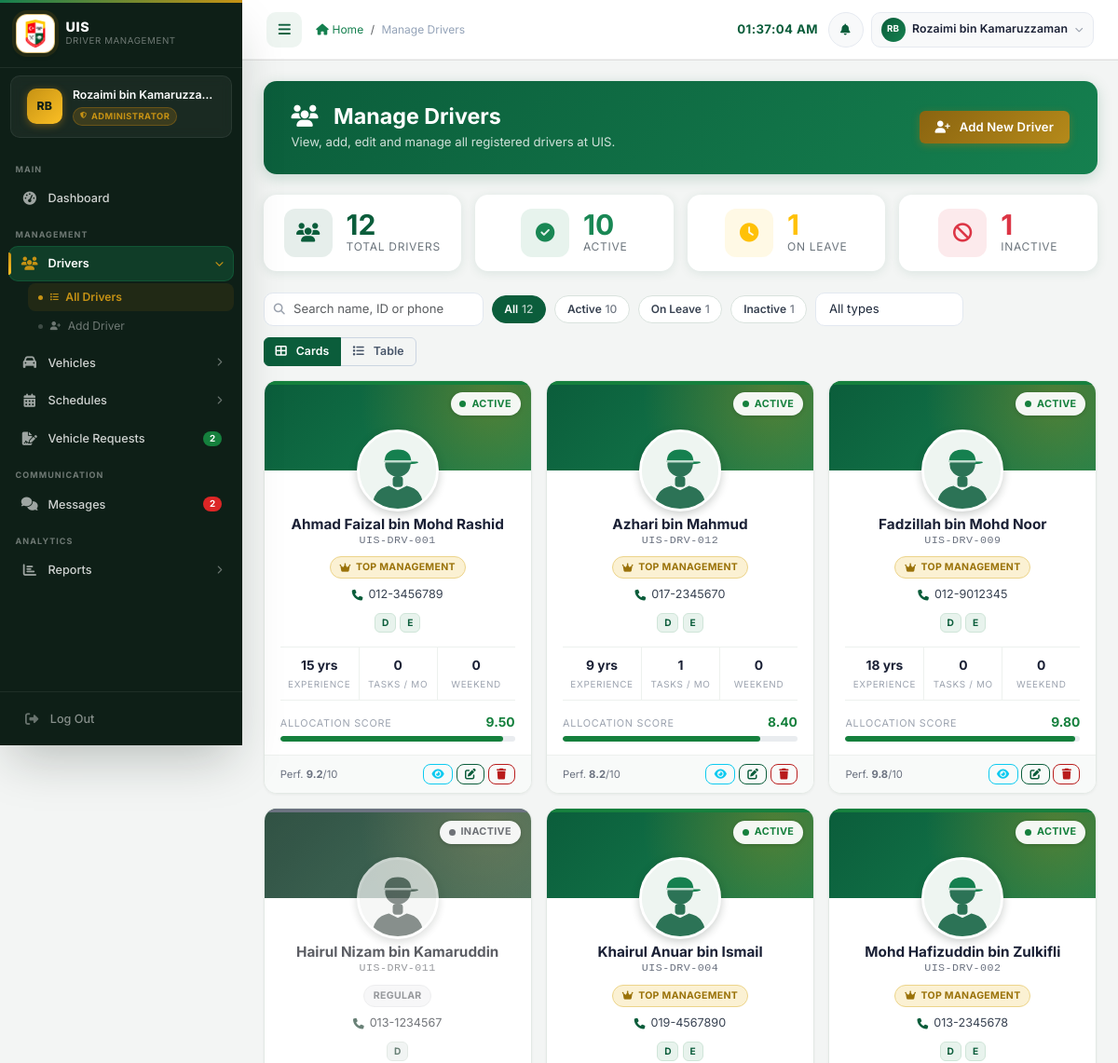
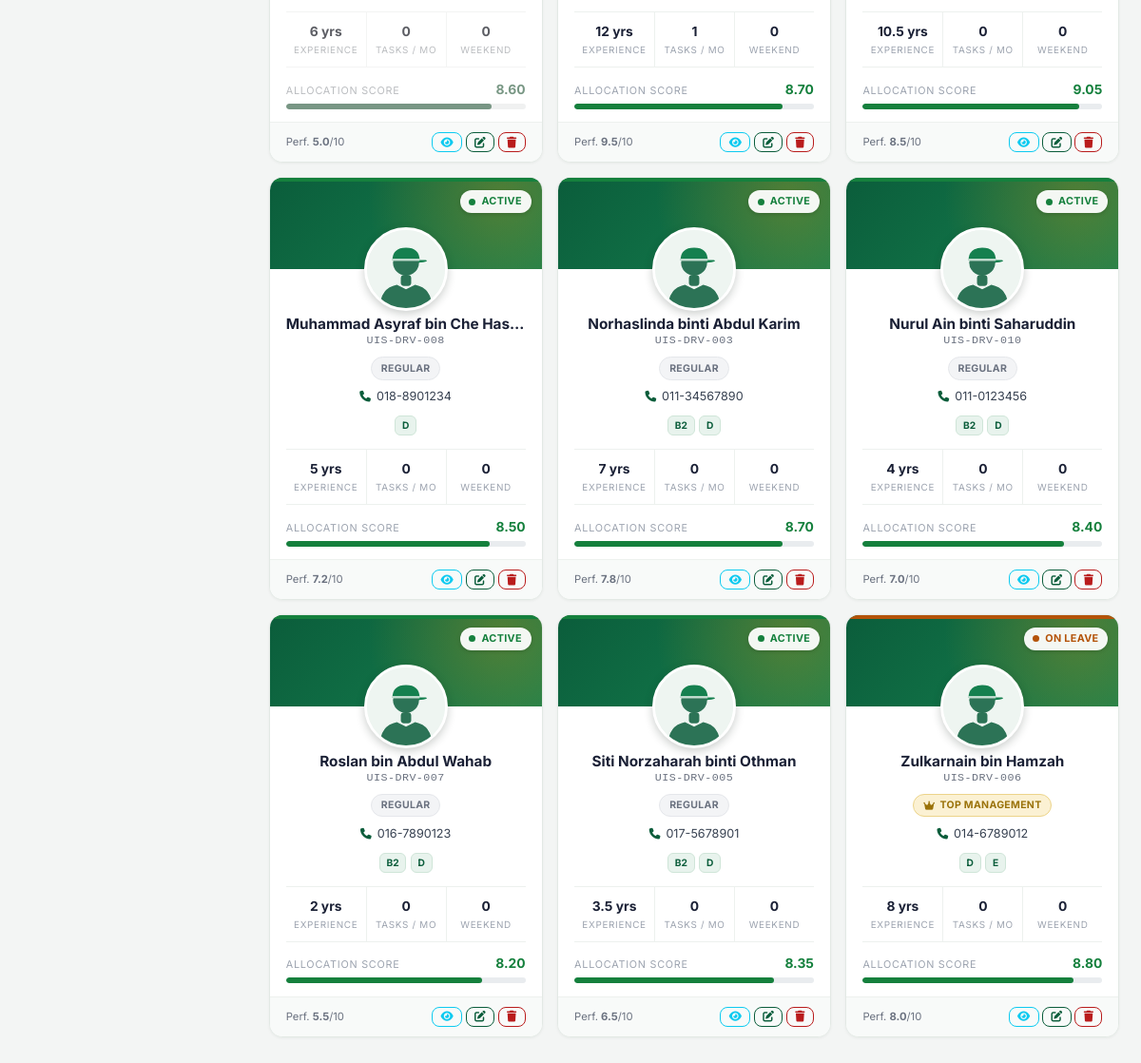
Screenshot of /admin/drivers.php (signed in) with the database file from the repository (2 pictures, top to bottom).
### tables this page shows
CREATE TABLE drivers (
    driver_id           INT             NOT NULL AUTO_INCREMENT,
    employee_id         VARCHAR(20)     NOT NULL,
    name                VARCHAR(100)    NOT NULL,
    phone               VARCHAR(20)     NULL DEFAULT NULL,
    email               VARCHAR(100)    NULL DEFAULT NULL,
    address             TEXT            NULL DEFAULT NULL,
    experience_years    DECIMAL(4,1)    NOT NULL DEFAULT 0,
    performance_score   DECIMAL(5,2)    NOT NULL DEFAULT 5.00  COMMENT '0-10 scale',
    certification_score DECIMAL(5,2)    NOT NULL DEFAULT 5.00  COMMENT '0-10 scale',
    license_number      VARCHAR(50)     NULL DEFAULT NULL,
    license_class       VARCHAR(10)     NULL DEFAULT NULL COMMENT 'comma list: B2,D,E',
    license_expiry      DATE            NULL DEFAULT NULL,
    status              ENUM('active','inactive','on_leave') NOT NULL DEFAULT 'active',
    driver_type         ENUM('top_management','regular') NOT NULL DEFAULT 'regular',
    photo               VARCHAR(255)    NULL DEFAULT NULL COMMENT 'relative path under uploads/drivers/',
    created_at          TIMESTAMP       NOT NULL DEFAULT CURRENT_TIMESTAMP,
    updated_at          TIMESTAMP       NOT NULL DEFAULT CURRENT_TIMESTAMP ON UPDATE CURRENT_TIMESTAMP,
    PRIMARY KEY (driver_id),
    UNIQUE KEY uq_drivers_employee_id (employee_id)
);

### config/database.php (called while the page is built, shortened)
<?php
function driverPhotoUrl(?string $photo): string
{
    return SITE_URL . '/assets/images/drivers/avatar.svg';
}

### admin/drivers.php (the view, shortened to what this page needs)
<?php
require_once '../config/database.php';
$result  = $conn->query("SELECT * FROM drivers ORDER BY name ASC");
$drivers = $result ? $result->fetch_all(MYSQLI_ASSOC) : [];
$total    = count($drivers);
$active   = 0;
$on_leave = 0;
$inactive = 0;
foreach ($drivers as &$d) {
    switch ($d['status']) {
        case 'active':   $active++;   break;
        case 'on_leave': $on_leave++; break;
        case 'inactive': $inactive++; break;
    }
}
?>
<!DOCTYPE html>
<html lang="en">
<head>
    <link href="https://cdn.jsdelivr.net/npm/bootstrap@5.3.0/dist/css/bootstrap.min.css" rel="stylesheet">
    <link href="https://cdnjs.cloudflare.com/ajax/libs/font-awesome/6.4.0/css/all.min.css" rel="stylesheet">
    <link href="https://cdn.datatables.net/1.13.6/css/dataTables.bootstrap5.min.css" rel="stylesheet">
    <link href="<?php echo SITE_URL; ?>/assets/css/style.css" rel="stylesheet">
</head>
<body>
<?php include '../includes/sidebar.php'; ?>
<main class="main-content p-4">
    <div class="page-header d-flex justify-content-between align-items-center flex-wrap gap-3">
        <div>
            <h1><i class="fas fa-users me-2" aria-hidden="true"></i>Manage Drivers</h1>
            <p>View, add, edit and manage all registered drivers at UIS.</p>
        </div>
        <a href="<?php echo SITE_URL; ?>/admin/add_driver.php" class="btn btn-warning fw-semibold">
            <i class="fas fa-user-plus me-1" aria-hidden="true"></i> Add New Driver
        </a>
    </div>
    <div class="row g-3 mb-4">
        <div class="col-6 col-md-3">
            <div class="card stat-card h-100 p-3">
                <div class="d-flex align-items-center gap-3">
                    <div class="stat-icon bg-primary bg-opacity-10 text-primary">
                        <i class="fas fa-users" aria-hidden="true"></i>
                    </div>
                    <div>
                        <div class="stat-value text-primary"><?php echo $total; ?></div>
                        <div class="stat-label">Total Drivers</div>
                    </div>
                </div>
            </div>
        </div>
        <div class="col-6 col-md-3">
            <div class="card stat-card h-100 p-3">
                <div class="d-flex align-items-center gap-3">
                    <div class="stat-icon bg-success bg-opacity-10 text-success">
                        <i class="fas fa-circle-check" aria-hidden="true"></i>
                    </div>
                    <div>
                        <div class="stat-value text-success"><?php echo $active; ?></div>
                        <div class="stat-label">Active</div>
                    </div>
                </div>
            </div>
        </div>
        <div class="col-6 col-md-3">
            <div class="card stat-card h-100 p-3">
                <div class="d-flex align-items-center gap-3">
                    <div class="stat-icon bg-warning bg-opacity-10 text-warning">
                        <i class="fas fa-clock" aria-hidden="true"></i>
                    </div>
                    <div>
                        <div class="stat-value text-warning"><?php echo $on_leave; ?></div>
                        <div class="stat-label">On Leave</div>
                    </div>
                </div>
            </div>
        </div>
        <div class="col-6 col-md-3">
            <div class="card stat-card h-100 p-3">
                <div class="d-flex align-items-center gap-3">
                    <div class="stat-icon bg-danger bg-opacity-10 text-danger">
                        <i class="fas fa-ban" aria-hidden="true"></i>
                    </div>
                    <div>
                        <div class="stat-value text-danger"><?php echo $inactive; ?></div>
                        <div class="stat-label">Inactive</div>
                    </div>
                </div>
            </div>
        </div>
    </div>
    <div class="vtoolbar">
        <div class="vtoolbar-left" id="cardFilters">
            <div class="vsearch">
                <i class="fas fa-magnifying-glass" aria-hidden="true"></i>
                <input type="search" id="dSearch" class="form-control form-control-sm"
                       placeholder="Search name, ID or phone" aria-label="Search drivers">
            </div>
            <button type="button" class="vchip active" data-status="all">All<span class="n"><?php echo $total; ?></span></button>
            <button type="button" class="vchip" data-status="active">Active<span class="n"><?php echo $active; ?></span></button>
            <button type="button" class="vchip" data-status="on_leave">On Leave<span class="n"><?php echo $on_leave; ?></span></button>
            <button type="button" class="vchip" data-status="inactive">Inactive<span class="n"><?php echo $inactive; ?></span></button>
            <select id="dType" class="form-select form-select-sm" style="width:auto;border-radius:10px;" aria-label="Filter by driver type">
                <option value="all">All types</option>
            </select>
        </div>
        <div class="btn-group view-toggle" role="group" aria-label="Switch view">
            <button type="button" class="btn btn-outline-secondary active" data-view="cards"><i class="fas fa-table-cells-large me-1"></i>Cards</button>
            <button type="button" class="btn btn-outline-secondary" data-view="table"><i class="fas fa-list me-1"></i>Table</button>
        </div>
    </div>
    <div id="cardsView">
        <div class="row g-3" id="driverCards">
        <?php foreach ($drivers as $d): ?>
            <?php
                $dStatusLabel = match($d['status']) {
                    'active' => 'Active', 'on_leave' => 'On Leave', 'inactive' => 'Inactive',
                    default  => ucfirst($d['status']),
                };
                $dType     = ($d['driver_type'] ?? 'regular') === 'top_management' ? 'top_management' : 'regular';
                $dScore    = max(0, min(10, (float)$d['priority_score']));
                $dScoreCol = $dScore >= 7 ? '#15803d' : ($dScore >= 5 ? '#b45309' : '#b91c1c');
                $dPhotoUrl = driverPhotoUrl($d['photo'] ?? null);
                $dFallback = driverPhotoUrl(null);
                $dLicenses = array_values(array_filter(array_map('trim', explode(',', (string)($d['license_class'] ?? '')))));
                $dSearch   = strtolower($d['name'] . ' ' . $d['employee_id'] . ' ' . $d['phone']);
                $dExp      = (float)$d['experience_years'];
                $dNameJs   = htmlspecialchars(addslashes($d['name']));
            ?>
            <div class="col-12 col-md-6 col-xl-4 col-xxl-3 dcol"
                 data-status="<?php echo htmlspecialchars($d['status']); ?>"
                 data-type="<?php echo $dType; ?>"
                 data-search="<?php echo htmlspecialchars($dSearch); ?>">
                <article class="dcard st-<?php echo htmlspecialchars($d['status']); ?>">
                    <div class="dbanner">
                        <span class="dstatus"><?php echo $dStatusLabel; ?></span>
                        <div class="davatar">
                            <img src="<?php echo htmlspecialchars($dPhotoUrl); ?>"
                                 data-fallback="<?php echo htmlspecialchars($dFallback); ?>"
                                 alt="<?php echo htmlspecialchars($d['name']); ?>"
                                 loading="lazy" decoding="async"
                                 onerror="if(!this.dataset.failed){this.dataset.failed='1';this.src=this.dataset.fallback;}">
                        </div>
                    </div>
                    <div class="dcard-body">
                        <div class="dname" title="<?php echo htmlspecialchars($d['name']); ?>"><?php echo htmlspecialchars($d['name']); ?></div>
                        <div class="did"><?php echo htmlspecialchars($d['employee_id']); ?></div>
                        <?php if ($dType === 'top_management'): ?>
                        <span class="dtype dtype-vip"><i class="fas fa-crown" aria-hidden="true"></i>Top Management</span>
                        <?php else: ?>
                        <span class="dtype dtype-regular">Regular</span>
                        <?php endif; ?>
                        <div>
                            <?php if (!empty($d['phone'])): ?>
                            <a class="dphone" href="tel:<?php echo htmlspecialchars(preg_replace('/[^\d+]/', '', $d['phone'])); ?>">
                                <i class="fas fa-phone" aria-hidden="true"></i><?php echo htmlspecialchars($d['phone']); ?>
                            </a>
                            <?php endif; ?>
                        </div>
                        <div class="dlic" aria-label="Licence classes">
                            <?php if ($dLicenses): foreach ($dLicenses as $lc): ?>
                            <span class="lic"><?php echo htmlspecialchars($lc); ?></span>
                            <?php endforeach; else: ?>
                            <span class="lic-none">No licence class</span>
                            <?php endif; ?>
                        </div>
                        <div class="dspecs">
                            <div class="dspec">
                                <div class="v"><?php echo rtrim(rtrim(number_format($dExp, 1), '0'), '.'); ?> yr<?php echo $dExp != 1 ? 's' : ''; ?></div>
                                <div class="l">Experience</div>
                            </div>
                            <div class="dspec">
                                <div class="v"><?php echo (int)$d['month_tasks']; ?></div>
                                <div class="l">Tasks / mo</div>
                            </div>
                            <div class="dspec">
                                <div class="v"><?php echo (int)$d['month_weekend']; ?></div>
                                <div class="l">Weekend</div>
                            </div>
                        </div>
                        <div class="dscore" style="--sc:<?php echo $dScoreCol; ?>"
                             title="Higher score = recommended first (fewer tasks and weekend tasks, more experience)">
                            <div class="top"><span>Allocation score</span><b><?php echo number_format($dScore, 2); ?></b></div>
                            <div class="bar" role="progressbar" aria-valuemin="0" aria-valuemax="10"
                                 aria-valuenow="<?php echo number_format($dScore, 2, '.', ''); ?>"
                                 aria-label="Allocation score"><span style="width:<?php echo round($dScore * 10, 1); ?>%"></span></div>
                        </div>
                    </div>
                    <div class="dcard-foot">
                        <span class="dfoot-note">Perf. <b><?php echo number_format((float)$d['performance_score'], 1); ?></b>/10</span>
                        <span class="dactions d-flex gap-1">
                            <button type="button" class="btn btn-outline-info" title="View Driver"
                                    onclick="viewDriver(<?php echo (int)$d['driver_id']; ?>)"
                                    aria-label="View <?php echo htmlspecialchars($d['name']); ?>"><i class="fas fa-eye" aria-hidden="true"></i></button>
                            <a href="<?php echo SITE_URL; ?>/admin/edit_driver.php?id=<?php echo (int)$d['driver_id']; ?>"
                               class="btn btn-outline-primary" title="Edit Driver"
                               aria-label="Edit <?php echo htmlspecialchars($d['name']); ?>"><i class="fas fa-pen-to-square" aria-hidden="true"></i></a>
                            <button type="button" class="btn btn-outline-danger" title="Delete Driver"
                                    onclick="confirmDelete(<?php echo (int)$d['driver_id']; ?>, '<?php echo $dNameJs; ?>')"
                                    aria-label="Delete <?php echo htmlspecialchars($d['name']); ?>"><i class="fas fa-trash" aria-hidden="true"></i></button>
                        </span>
                    </div>
                </article>
            </div>
        <?php endforeach; ?>
        </div>
    </div>
</main>
</body>
</html>

### rows the page displays
drivers: status "ACTIVE", name "Ahmad Faizal bin Mohd Rashid", employee "UIS-DRV-001", driver_type "top_management" (drawn), phone "012-3456789", license_class "D", license_class "E", experience_years "15", month_tasks "0", month_weekend "0", dScore "9.50", $dScore * 10 95 (drawn), performance_score "9.2"
drivers: status "ACTIVE", name "Azhari bin Mahmud", employee "UIS-DRV-012", driver_type "top_management" (drawn), phone "017-2345670", license_class "D", license_class "E", experience_years "9", month_tasks "1", month_weekend "0", dScore "8.40", $dScore * 10 84 (drawn), performance_score "8.2"
drivers: status "ACTIVE", name "Fadzillah bin Mohd Noor", employee "UIS-DRV-009", driver_type "top_management" (drawn), phone "012-9012345", license_class "D", license_class "E", experience_years "18", month_tasks "0", month_weekend "0", dScore "9.80", $dScore * 10 98 (drawn), performance_score "9.8"
drivers: status "INACTIVE", name "Hairul Nizam bin Kamaruddin", employee "UIS-DRV-011", driver_type "REGULAR", phone "013-1234567", license_class "D", experience_years "6", month_tasks "0", month_weekend "0", dScore "8.60", $dScore * 10 86 (drawn), performance_score "5.0"
drivers: status "ACTIVE", name "Khairul Anuar bin Ismail", employee "UIS-DRV-004", driver_type "top_management" (drawn), phone "019-4567890", license_class "D", license_class "E", experience_years "12", month_tasks "1", month_weekend "0", dScore "8.70", $dScore * 10 87 (drawn), performance_score "9.5"
drivers: status "ACTIVE", name "Mohd Hafizuddin bin Zulkifli", employee "UIS-DRV-002", driver_type "top_management" (drawn), phone "013-2345678", license_class "D", license_class "E", experience_years "10.5", month_tasks "0", month_weekend "0", dScore "9.05", $dScore * 10 90.5 (drawn), performance_score "8.5"
drivers: status "ACTIVE", name "Muhammad Asyraf bin Che Has…", employee "UIS-DRV-008", driver_type "REGULAR", phone "018-8901234", license_class "D", experience_years "5", month_tasks "0", month_weekend "0", dScore "8.50", $dScore * 10 85 (drawn), performance_score "7.2"
drivers: status "ACTIVE", name "Norhaslinda binti Abdul Karim", employee "UIS-DRV-003", driver_type "REGULAR", phone "011-34567890", license_class "B2", license_class "D", experience_years "7", month_tasks "0", month_weekend "0", dScore "8.70", $dScore * 10 87 (drawn), performance_score "7.8"
drivers: status "ACTIVE", name "Nurul Ain binti Saharuddin", employee "UIS-DRV-010", driver_type "REGULAR", phone "011-0123456", license_class "B2", license_class "D", experience_years "4", month_tasks "0", month_weekend "0", dScore "8.40", $dScore * 10 84 (drawn), performance_score "7.0"
drivers: status "ACTIVE", name "Roslan bin Abdul Wahab", employee "UIS-DRV-007", driver_type "REGULAR", phone "016-7890123", license_class "B2", license_class "D", experience_years "2", month_tasks "0", month_weekend "0", dScore "8.20", $dScore * 10 82 (drawn), performance_score "5.5"
drivers: status "ACTIVE", name "Siti Norzaharah binti Othman", employee "UIS-DRV-005", driver_type "REGULAR", phone "017-5678901", license_class "B2", license_class "D", experience_years "3.5", month_tasks "0", month_weekend "0", dScore "8.35", $dScore * 10 83.5 (drawn), performance_score "6.5"
drivers: status "ON LEAVE", name "Zulkarnain bin Hamzah", employee "UIS-DRV-006", driver_type "top_management" (drawn), phone "014-6789012", license_class "D", license_class "E", experience_years "8", month_tasks "0", month_weekend "0", dScore "8.80", $dScore * 10 88 (drawn), performance_score "8.0"

### other values shown
$initials "RB"
$full_name "Rozaimi bin Kamaruzza…"
$role_label "ADMINISTRATOR"
$_approved_requests "2"
$_unread_msgs "2"
$page_title "Manage Drivers"
$full_name "Rozaimi bin Kamaruzzaman"
$total "12"
$active "10"
$on_leave "1"
$inactive "1"
